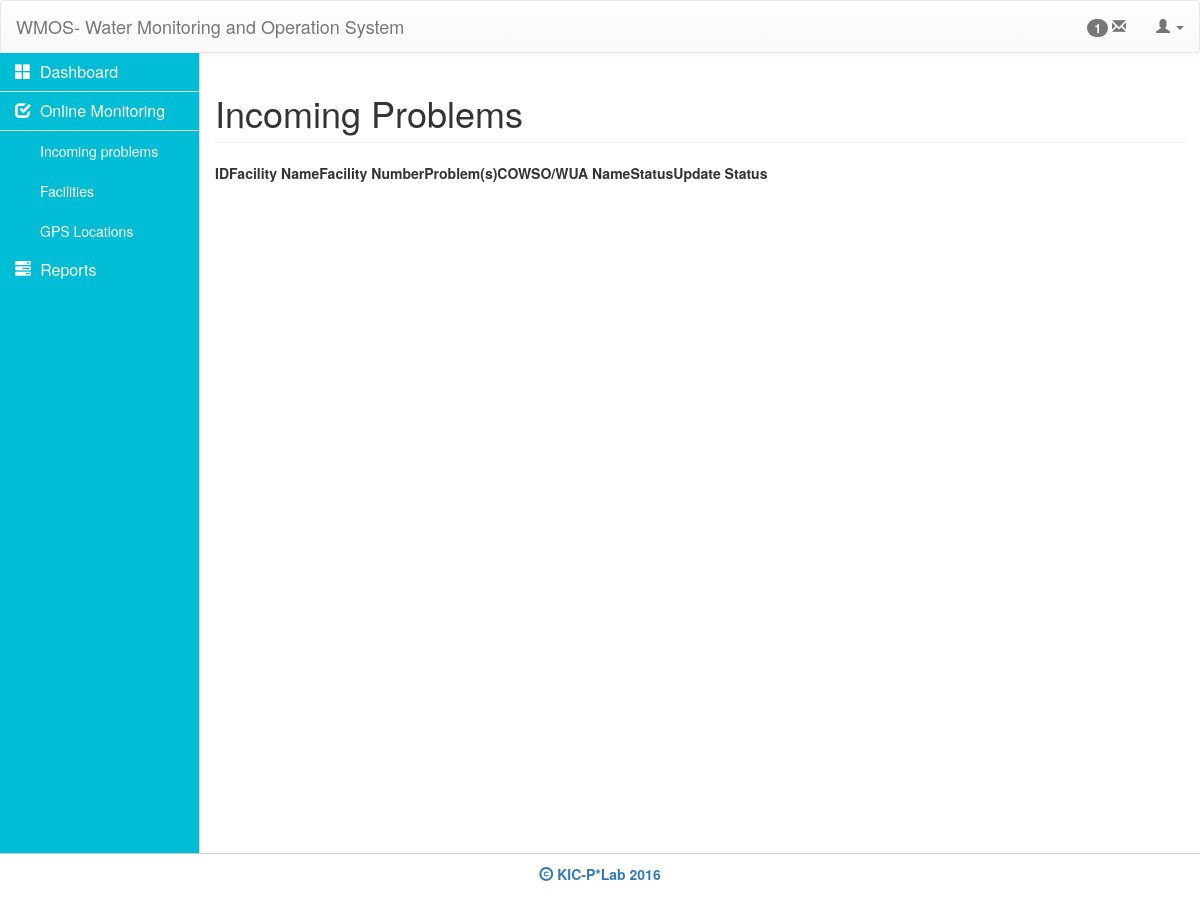
Before: /problems.php (signed in) with the older database file.
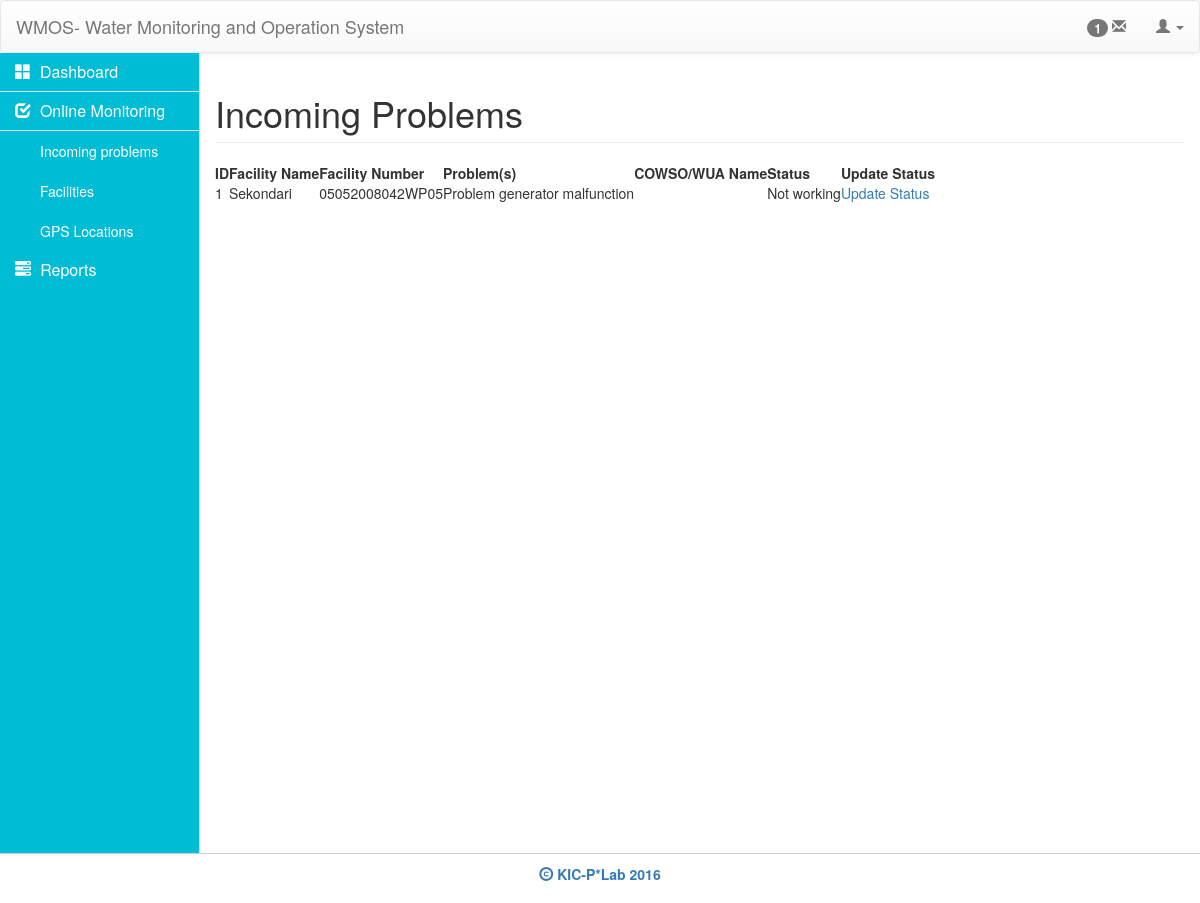
After: the same page with the newer database file.
### tables this page shows
CREATE TABLE `faci_problems` (
  `id` int(11) NOT NULL,
  `faci_name` varchar(100) NOT NULL,
  `faci_num` varchar(100) NOT NULL,
  `problems` text NOT NULL,
  `com_name` varchar(100) NOT NULL,
  `status` int(11) NOT NULL
);

### problems.php (the view, shortened to what this page needs)
<?php
include 'database.php';
$sql = "SELECT * FROM faci_problems ORDER BY id DESC";
$result = mysqli_query($conn,$sql) or die (mysqli_error());
$data = false;
while ($row = mysqli_fetch_assoc($result)) {
	$data[] = array(
					'faci_name' 	=> $row['faci_name'],
					'faci_num' 		=> $row['faci_num'],
					'com_name' 		=> $row['com_name'],
					'problems' 		=> $row['problems'],
					'status' 		=> $row['status'],
					'id' 			=> $row['id'],
				);
}
 ?>
<!DOCTYPE html>
<html>
<head>
	<?php include "includes/_csslinks.php"; ?>
</head>
<body>
	<?php include 'includes/_header.php'; ?>
	<div class= "container-fluid">
		<div class="row" id="page">
			<?php include "includes/_sidebar.php"; ?>
			<div class="col-md-10">
				<h1 class="page-header">Incoming Problems</h1>
				<div class="row">
					<div class="col-md-12">
						<table class="hover row-border compact" id="sms-table">
		                    <thead>
	                            <tr>
	                                <th>ID</th>
	                                <th>Facility Name</th>
	                                <th>Facility Number</th>
	                                <th>Problem(s)</th>
	                                <th>COWSO/WUA Name</th>
	                                <th>Status</th>
	                                <?php echo $_SESSION['role'] == 'user' ? '<th class="hidden">':'<th>' ?>
	                                Update Status</th>
	                            </tr>
	                        </thead>
	                        <tbody>
	                        	<?php
	                        		$i = 1;
	                        		if ($data):
		                        		foreach ($data as $key => $value):
	                        	 ?>
		                            <tr>
		                                <td><?php echo $i ?></td>
		                                <td><?php echo $value['faci_name'] ?></td>
		                                <td><?php echo $value['faci_num'] ?></td>
		                                <td><?php echo $value['problems'] ?></td>
		                                <td><?php echo $value['com_name'] ?></td>
		                                <td><?php echo $value['status'] == 0 ? 'Not working':'Working'; ?></td>
		                                <?php echo $_SESSION['role'] == 'user' ? '<td class="hidden">':'<td>' ?>
		                                <a href="edit_facility_status.php?id=<?php echo $value['faci_num'] ?>&prob_id= <?php echo $value['id'] ?>"> Update Status</a></td>
		                            </tr>
	                            <?php   $i++;
										endforeach;
		                           	endif;
	                             ?>
	                        </tbody>
	                    </table>
					</div>
				</div>
			</div>
		</div>
		 <?php include "includes/_footer.php"; ?>
	</div>
<?php include "includes/_jslinks.php"; ?>
</body>
</html>

### includes/_csslinks.php (shortened to what this page needs)
<!DOCTYPE html>
<html>
<head>
	<link rel="stylesheet" type="text/css" href="styles/bootstrap/css/bootstrap.min.css">
	<link rel="stylesheet" type="text/css" href="styles/bootstrap/css/bootstrap-theme.min.css">
	<link rel="stylesheet" type="text/css" href="styles/majismain.css">
	<link rel="stylesheet" type="text/css" href="https://cdn.datatables.net/s/dt/dt-1.10.10/datatables.min.css"/>
</head>
<body>
</body>
</html>

### includes/_header.php (shortened to what this page needs)
<nav class="navbar navbar-default">
	  <div class="container-fluid">
	    <div class="navbar-header">
	      <a class="navbar-brand" href="#">WMOS- Water Monitoring and Operation System</a>
	    </div>
	    <ul class="nav navbar-nav navbar-right">
	    	<li>
	    		<a href="">
		    		<span class="badge">1</span>
		    		<span class="glyphicon glyphicon-envelope"></span>
	    		</a>
	    	</li>
			<li class="dropdown">
				<a href="#" class="dropdown-toggle" data-toggle="dropdown" role="button" aria-haspopup="true" aria-expanded="false"><span class="glyphicon glyphicon-user"></span> <span class="caret"></span>
				</a>
			</li>
		</ul>
	  </div>
</nav>

### includes/_sidebar.php (shortened to what this page needs)
<div class="col-md-2 sidebar" id="side-bar">
	<div class="panel-group" id="accordion" role="tablist" aria-multiselectable="true">
		<div class="panel panel-default">
			<div class="panel-heading" role="tab" id="headingOne">
				<h4 class="panel-title">
					<a role="button" data-toggle="collapse" data-parent="#accordion" href="#x" aria-expanded="false" aria-controls="x">
					<span class="glyphicon glyphicon-th-large"> </span>&nbsp;&nbsp;<a href="index.php">Dashboard</a>
				</a>
				</h4>
			</div>
			<div id="x" class="panel-collapse collapse in" role="tabpanel" aria-labelledby="headingOne">
			</div>
		</div>
		<div class="panel panel-default">
			<div class="panel-heading" role="tab" id="headingOne">
				<h4 class="panel-title">
					<a role="button" data-toggle="collapse" data-parent="#accordion" href="#collapseOne" aria-expanded="true" aria-controls="collapseOne">
						<span class="glyphicon glyphicon-check"></span>&nbsp;&nbsp;Online Monitoring
					</a>
				</h4>
			</div>
			<div id="collapseOne" class="panel-collapse collapse in" role="tabpanel" aria-labelledby="headingOne">
				<div class="panel-body side-bar-body">
					<ul>
						<a href="problems.php">
							<li>Incoming problems</li>
						</a>
						<a href="facilities.php">
							<li>Facilities</li>
						</a>
						<a href="gps.php">
							<li>GPS Locations</li>
						</a>
					</ul>
				</div>
			</div>
		</div>
		<div class="panel panel-default">
			<div class="panel-heading" role="tab" id="headingTwo">
				<h4 class="panel-title">
					<a class="collapsed" role="button" data-toggle="collapse" data-parent="#accordion" href="#collapseTwo" aria-expanded="true" aria-controls="collapseTwo">
						<span class="glyphicon glyphicon-tasks"></span>&nbsp;&nbsp;Reports
					</a>
				</h4>
			</div>
		</div>
	</div>
</div>

### includes/_footer.php
<div class="row">
	        <footer>
	        	<div class="copyright">
					<span class="glyphicon glyphicon-copyright-mark"> </span>
					KIC-P*Lab 2016
				</div>
			</footer>
		</div>

### includes/_jslinks.php (shortened to what this page needs)
<link rel="stylesheet" href="//code.jquery.com/ui/1.11.4/themes/smoothness/jquery-ui.css">

### styles/majismain.css (style rules this page uses)
.navbar { margin-bottom: 0px; }
.sidebar { background-color:#00bcd4; padding-left: 0px; padding-right: 0px; border-right: 1px solid #d8d7d7; min-height: 100vh; }
.side-bar-body li { padding-top: 10px; padding-bottom: 10px; list-style: none; color: #fff; padding-left: 40px; background-color: #00bcd4; font-weight: 500; }
#side-bar .glyphicon { color: #fff; }
.side-bar-body ul { padding-left: 0px; margin-bottom: 0px; }
#side-bar .panel-body { padding-top: 0px; padding-left: 0px; padding-right: 0px; padding-bottom: 0px; }
#side-bar .panel { border-radius: 0px; margin-top: 0px; border:none; box-shadow: none; -webkit-box-shadow:none; }
#side-bar .panel-title a { color: #fff; text-decoration: none; font-weight: 500; }
#side-bar .panel-default { border-radius: 0px; margin-top: 0px; border-color: transparent; }
#side-bar .panel-heading { background-color: #00bcd4; background-image: none; border-radius: 0px; border-bottom: none; }
#page { min-height: 80vh; }
.sidebar ul { padding: 0px; }
footer { height: 50px; border-top: solid 1px #cecece; }
.copyright { padding-top: 10px; text-align: center; color: #337ab7; font-weight: bold; font-size: 14px; }

Changed rows visible on the page:
added faci_problems: faci_name "Sekondari", faci_num "05052008042WP05", problems "Problem generator malfunction", status "Not working"
